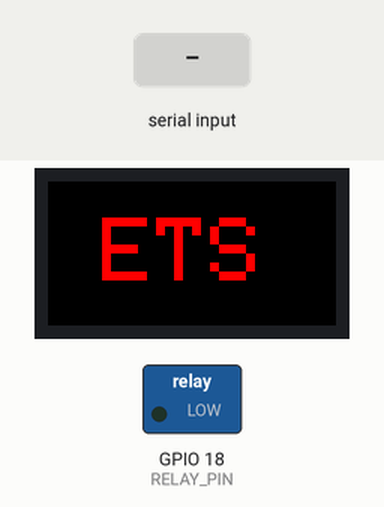
Bench run of a sketch on a simulated ESP32. Shown: 32×16 colour display, switched loads named in the sketch (green lamp = pin HIGH). Inputs (shaded band) come from the test bench. WiFi joins after 1.5 s; servers stay silent unless stated; the local clock reads 2024-03-15 10:24:30 at power-on unless the sketch sets it; what the sketch prints to the serial monitor is not drawn.

Above: at 1.6 s.
At 10.7 s:
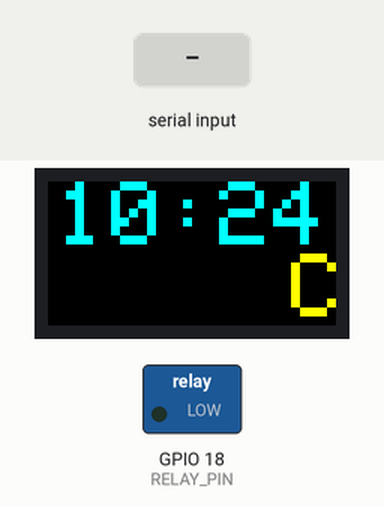
10.8 s: "raspored\n" received over Serial
At 10.9 s:
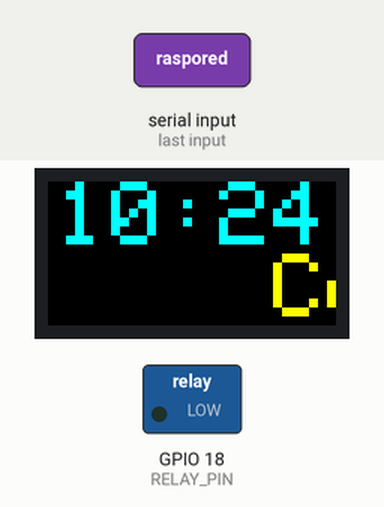

Measured:
- what the display in image 0 shows lasts 8.6 s, from 1.5 s to 10.1 s

The sketch:

final.ino
```cpp
#include <ESP32-HUB75-MatrixPanel-I2S-DMA.h>
#include <Adafruit_GFX.h>
#include <WiFi.h>
#include <ArduinoJson.h>
#include "time.h"

// ================== PANEL ==================
#define PANEL_RES_X 32
#define PANEL_RES_Y 16
#define PANEL_CHAIN 1

MatrixPanel_I2S_DMA *display;
HUB75_I2S_CFG mxconfig(PANEL_RES_X, PANEL_RES_Y, PANEL_CHAIN);

// ================== BELL ==================
#define RELAY_PIN 18   // PIN za relej (zvono)

// ================== GLOBAL ==================
bool startup = true;
unsigned long startTime;

int x = 32;
int16_t text_width;

bool bellOn = false;
unsigned long bellStartTime = 0;

// ================== TEXT ==================
String text = "Cekam raspored";

// ================== WIFI + TIME ==================
const char* ssid = "59588d";
const char* password = "273370344";
const char* ntpServer = "pool.ntp.org";
const long gmtOffset_sec = 3600;
const int daylightOffset_sec = 3600;

// ================== RASPORED STRUCT ==================
struct ClassTime {
  int number;
  String start;
  String end;
};

ClassTime classes[20];
int classCount = 0;

// ================== WIFI ==================
void connectWiFi() {
  WiFi.begin(ssid, password);
  Serial.print("Povezivanje na WiFi");
  while (WiFi.status() != WL_CONNECTED) {
    delay(500);
    Serial.print(".");
  }
  Serial.println(" Povezano!");
}

// ================== TIME ==================
String getTimeString() {
  struct tm timeinfo;
  if (!getLocalTime(&timeinfo)) return "00:00";

  char buffer[6];
  strftime(buffer, 6, "%H:%M", &timeinfo);
  return String(buffer);
}

// ================== CONFIGURATION ==================
void configuration(){
  mxconfig.gpio.r1 = 25; mxconfig.gpio.g1 = 27; mxconfig.gpio.b1 = 26;
  mxconfig.gpio.r2 = 14; mxconfig.gpio.g2 = 13; mxconfig.gpio.b2 = 12;
  mxconfig.gpio.a = 23; mxconfig.gpio.b = 19; mxconfig.gpio.c = 5;
  mxconfig.gpio.clk = 16; mxconfig.gpio.lat = 4; mxconfig.gpio.oe = 15;
}

// ================== DISPLAY FUNCTIONS ==================
void showStartupScreen() {
  display->fillScreen(0);
  display->setTextSize(1);
  display->setTextColor(display->color565(255, 0, 0));
  display->setCursor(6, 4);
  display->print("ETS");
}

// ================== TIME FUNCTION ==================
void showTime() {
  display->setTextSize(1);
  display->setTextColor(display->color565(0, 255, 255));
  display->setCursor(1, 0);
  display->print(getTimeString());
}

// ================== TEXT SCROLL FUNCTIONS ==================
void scrollText() {
  display->setTextColor(display->color565(255, 255, 0));
  display->setCursor(x, 8);
  display->print(text);

  x--;
  if (x < -text_width) x = 32;
}

// ================== MAIN FUNCTION ================== !!!!!!!!!!!!!!!!!
void drawMainScreen() {
  display->fillScreen(0);
  showTime();
  scrollText();
}

// ================== JSON HANDLER ==================
void handleJson(String json) {
  StaticJsonDocument<2048> doc;
  DeserializationError error = deserializeJson(doc, json);
  if (error) {
    Serial.println("JSON Error!");
    return;
  }

  String tip = doc["tip"] | "";

  if (tip == "raspored") {
    // ----- UCITAVANJE RASPOREDA -----
    classCount = 0;
    JsonArray casovi = doc["casovi"].as<JsonArray>();
    for (JsonObject cls : casovi) {
      classes[classCount].number = cls["cas"];
      classes[classCount].start  = cls["pocetak"].as<String>();
      classes[classCount].end    = cls["kraj"].as<String>();
      classCount++;
    }
    text = "Raspored ucitan";
    text_width = text.length() * 6;
  }
  else if (tip == "zvono") {
    String akcija = doc["akcija"] | "";
    if (akcija == "start") {
      digitalWrite(RELAY_PIN, HIGH);
      bellOn = true;
      bellStartTime = millis();
      text = "Zvono!";
      text_width = text.length() * 6;
    }
    else if (akcija == "stop") {
      digitalWrite(RELAY_PIN, LOW);
      bellOn = false;
      text = "Zvono zaustavljeno";
      text_width = text.length() * 6;
    }
  }
  else if (tip == "emergency") {
    String stanje = doc["stanje"] | "";
    if (stanje == "ukljuceno") {
      text = "SOS";
      text_width = text.length() * 6;
      // trepni matricom nekoliko sekundi
      for (int i = 0; i < 6; i++) {
        display->fillScreen(i % 2 == 0 ? display->color565(255,0,0) : 0);
        delay(300);
      }
    }
  }
  else if (tip == "wifi") {
    // Promjena WiFi-a (trenutno samo za demonstraciju, reconnect ručno)
    String newSSID = doc["ssid"] | "";
    String newPass = doc["password"] | "";
    if (newSSID != "" && newPass != "") {
      text = "Promjena WiFi";
      text_width = text.length() * 6;
      Serial.print("Novi WiFi: "); Serial.println(newSSID);
      Serial.print("Password: "); Serial.println(newPass);
      // Za reconnect treba restart ili reconnect funkcija
    }
  }
  else if (tip == "obavijesti") {
    // Prikaz samo prve obavijesti
    JsonArray lista = doc["lista"].as<JsonArray>();
    if (lista.size() > 0) {
      text = lista[0]["naziv"].as<String>();
      text_width = text.length() * 6;
    }
  }
  else {
    Serial.println("Nepoznat tip JSON-a");
  }
}

// ================== TIME CHECK ==================
void checkSchedule() {
  String now = getTimeString();

  for (int i = 0; i < classCount; i++) {
    if (now == classes[i].start) {
      text = "Pocetak casa";
      digitalWrite(RELAY_PIN, HIGH);
      bellOn = true;
      bellStartTime = millis();
    }

    if (now == classes[i].end) {
      text = "Odmor";
      digitalWrite(RELAY_PIN, HIGH);
      bellOn = true;
      bellStartTime = millis();
    }
  }

  if (bellOn && millis() - bellStartTime > 3000) {
    digitalWrite(RELAY_PIN, LOW);
    bellOn = false;
  }

  text_width = text.length() * 6;
}

// ================== SETUP ==================
void setup() {
  Serial.begin(115200);

  pinMode(RELAY_PIN, OUTPUT);
  digitalWrite(RELAY_PIN, LOW);

  // --- PIN KONFIGURACIJA MATRICE ---
  configuration();

  // --- MATRIX SETTINGS ---
  display = new MatrixPanel_I2S_DMA(mxconfig);
  display->begin();
  display->setBrightness8(120);
  display->clearScreen();
  display->setTextWrap(false);

  startTime = millis();

  // --- WIFI + NTP ---
  connectWiFi();
  configTime(gmtOffset_sec, daylightOffset_sec, ntpServer);

  struct tm timeinfo;
  while (!getLocalTime(&timeinfo)) {
    Serial.println("Cekam NTP...");
    delay(500);
  }

  text_width = text.length() * 6;
}

// ================== LOOP ==================
void loop() {

  // ----- JSON PRIJEM (SERIAL) -----
  if (Serial.available()) {
    String json = Serial.readStringUntil('\n');
    handleJson(json);
  }

  // ----- STARTUP -----
  if (startup) {
    showStartupScreen();

    if (millis() - startTime > 10000) {
      startup = false;
      //x = 32;
    }

    delay(100);
    return;
  }

  // ----- GLAVNI EKRAN -----
  checkSchedule();
  drawMainScreen();
  delay(100);
}
```
